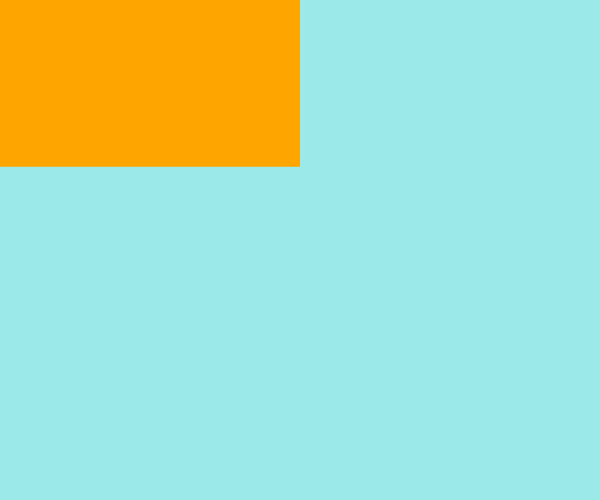
Frame 1 (no input)
Frame 60 (no input): identical to frame 1, image omitted
Frame 120 (the mouse pressed at the canvas centre since frame 60): identical to frame 1, image omitted

The p5.js sketch that drew this single still picture (run headless with seeded random() and noise() and a simulated clock; from frame 60 on, the mouse is pressed at the canvas centre):

// p5.js sketch
// ── sketch.js
function setup() {
  createCanvas(600,500)
  background(0,200,200,100)
}

function draw() {

}

function mouseMoved(){
  if (mouseX == 500) {
    console.log("Invisible Line")
    stroke(0);
    line(500,0,500,500)
  } else if (mouseX > width/2) {
    noStroke();
    console.log("Quadrant 1")
    fill('#00ff00') // green
    rect(width/2,0,width/2,height)
  } else if (mouseX < width/2 && mouseY < height/2) {
    noStroke();
    console.log("Quadrant 2") 
    fill('#ffa500') // orange
    rect(0,0,width/2,height/3)
  } else if (mouseX < width/2 && mouseY > height/2) {
    noStroke();
    console.log("Quadrant 3")
    fill('#0000ff') //blue
    rect(0,height/3,width/2,2*(height/3))
  }
};
